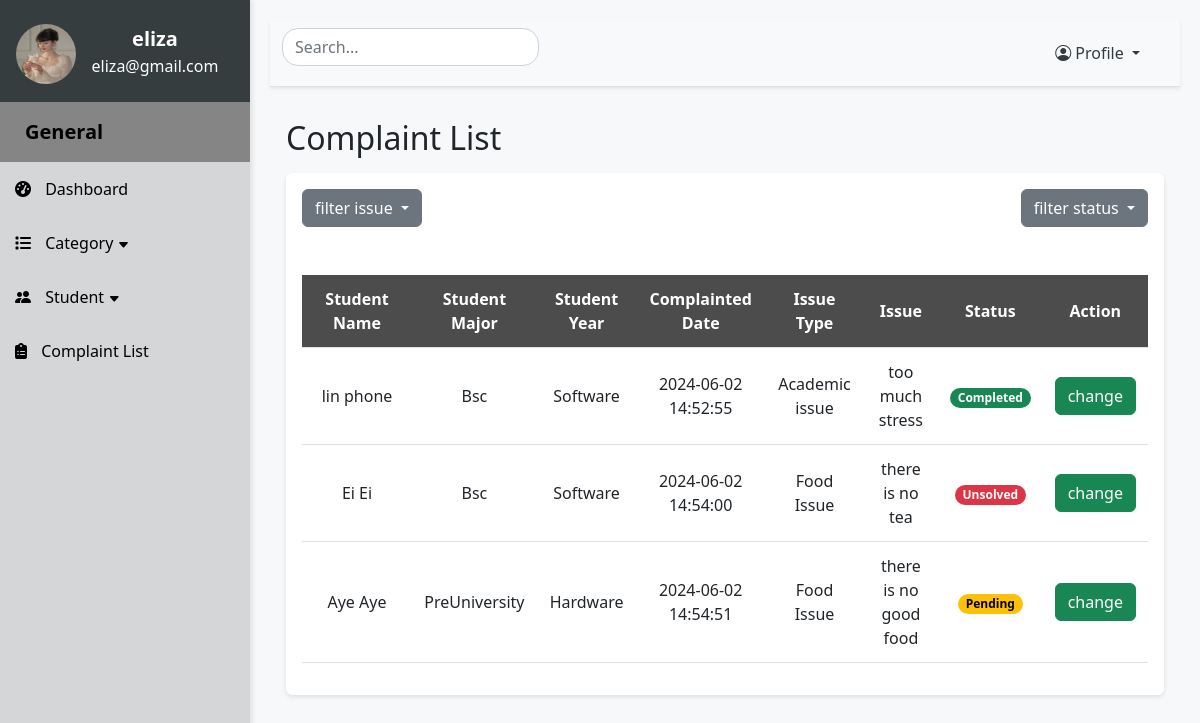
/viewComplaints (signed in), run on an earlier commit of the app's database.
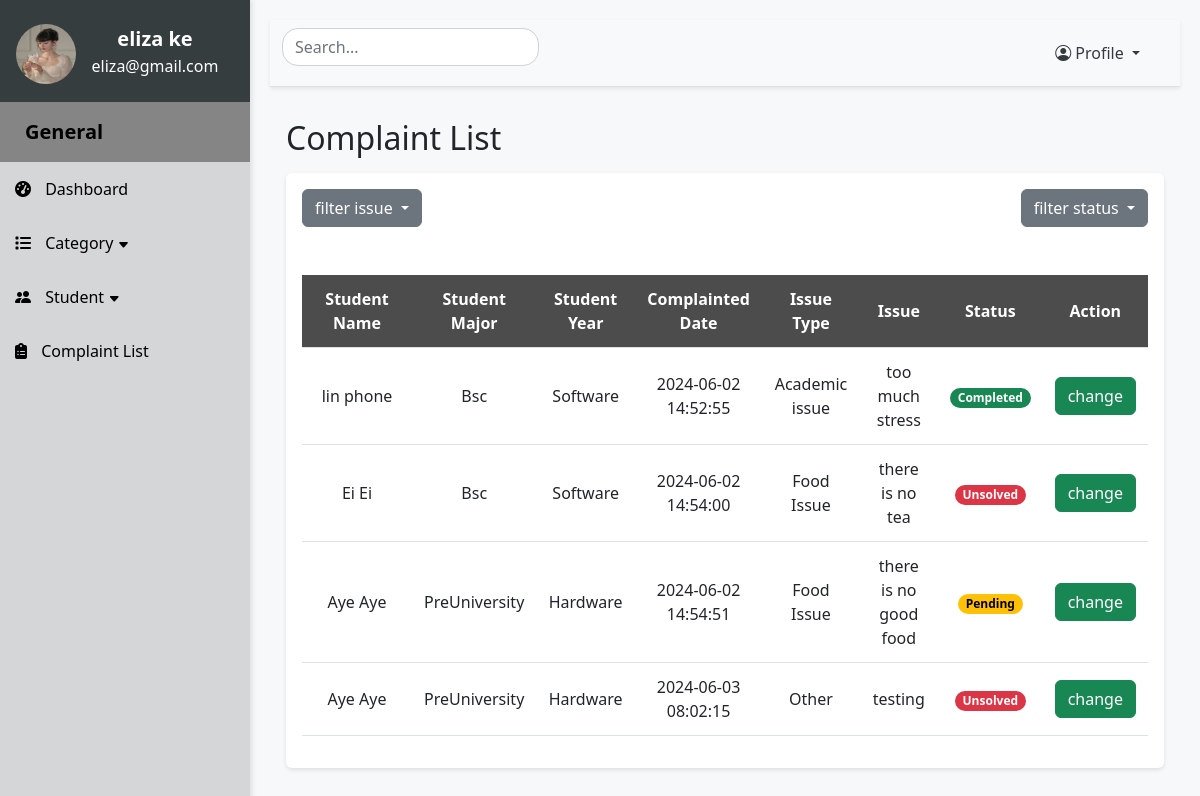
And on a later commit of the database.
### website/models.py (models this page shows)
class Student(db.Model):
    id = db.Column(db.Integer, primary_key=True)
    student_name = db.Column(db.String(255), nullable=False)
    student_email = db.Column(db.String(255), nullable=False)
    student_password = db.Column(db.String(255), nullable=False)
    student_image = db.Column(db.String(255), nullable=False)
    student_year = db.Column(db.String(255), nullable=False)
    student_major = db.Column(db.String(255), nullable=False)
    student_phone = db.Column(db.String(255), nullable=False)
    complaints = db.relationship('Complaints')

class Complaints(db.Model):
    id = db.Column(db.Integer, primary_key=True)
    complaint_letter = db.Column(db.Text, nullable=False)
    created_date = db.Column(db.DateTime(timezone=True), default=func.now())
    status = db.Column(db.String(255), nullable=False)
    student_id = db.Column(db.Integer, db.ForeignKey("student.id"))
    category_id = db.Column(db.Integer, db.ForeignKey("category.id"))

class Category(db.Model):
    id = db.Column(db.Integer, primary_key=True)
    cat_name = db.Column(db.String(255), nullable=False)
    cat_description = db.Column(db.String(255), nullable=False)
    cat_image = db.Column(db.String(255), nullable=False)
    complaints = db.relationship('Complaints')

### app.py (the view)
@app.route('/viewComplaints', methods=['GET', 'POST'])
def viewComplaints():
    if 'admin_id' not in session:
        return redirect(url_for('SignIn'))
    else:
        return viewcomplaints()

### website/adminfeatures.py (called while the page is built)
def viewcomplaints():
    complaints = Complaints.query.all()
    count = len(complaints)
    allstudents = Student.query.all()
    allcategories = Category.query.all()
    students = {student.id: {'name': student.student_name, 'year': student.student_year,
                             'major': student.student_major} for student in allstudents}
    categories = {category.id: category.cat_name for category in allcategories}
    return render_template("admincomplaint.html", complaints=complaints, students=students, categories=categories, allcategories=allcategories, count=count)

### website/templates/admincomplaint.html (shortened to what this page needs)
{% extends "adminlayout.html" %} {% block title %}Complaint Page{% endblock%}
{% block content %}
<h2 class="my-3">Complaint List</h2>
  <div class="p-3 mb-5 rounded table-responsive">
    <div class="d-flex justify-content-between mb-5">
      <div class="dropdown">
        <button class="btn btn-secondary dropdown-toggle" type="button" data-bs-toggle="dropdown" aria-expanded="false" style="float:right">
          filter issue
        </button>
      </div>
      <div class="dropdown">
        <button class="btn btn-secondary dropdown-toggle" type="button" data-bs-toggle="dropdown" aria-expanded="false" style="float:right">
          filter status
        </button>
      </div>
    </div>
    <table class="table align-middle">
        <thead>
            <tr>
              <th>Student Name</th>
              <th>Student Major</th>
              <th>Student Year</th>
              <th>Complainted Date</th>
              <th>Issue Type</th>
              <th>Issue</th>
              <th>Status</th>
              <th>Action</th>
            </tr>
        </thead>
        <tbody id="search-table-body">
          {% if count == 0 %}
            <tr>
              <td colspan="8"><h5 style="color: grey">There is no data ...</h5></td>
            </tr>
          {% else %}
            {% for complaint in complaints: %}
            <tr>
              <td class="searchedvalue">{{ students[complaint.student_id]['name'] }}</td>
              <td class="searchedvalue">{{ students[complaint.student_id]['year']}}</td>
              <td class="searchedvalue">{{ students[complaint.student_id]['major']}}</td>
              <td>{{ complaint.created_date }}</td>
              <td class="searchedvalue" >{{ categories[complaint.category_id] }}</td>
              <td>{{ complaint.complaint_letter}}</td>
              <td>
                <small {% if complaint.status== 'Unsolved' %} class="badge text-bg-danger rounded-5"
                {% elif complaint.status== 'Pending' %} class="badge text-bg-warning rounded-5"
                {% elif complaint.status== 'Completed' %} class="badge text-bg-success rounded-5" {% endif %}>
                {{ complaint.status }}
                </small>
              </td>
              <td><a class="btn btn-success" onclick="changeState({{complaint.id}})">change</a></td>
            </tr>
            {% endfor %}
          {% endif %}
        </tbody>
    </table>
  </div>
{% endblock %}

What changed in the data, as far as the page shows it:
added Complaints: {{ students[complaint.student_id]['name'] }} "Aye Aye", {{ students[complaint.student_id]['year'] }} "PreUniversity", {{ students[complaint.student_id]['major'] }} "Hardware", created_date "2024-06-03 08:02:15", complaint_letter "testing", status "Unsolved"
added Category: cat_name "Other"
Also different on the page:
{{ session.get('admin')['admin_name'] }}: "eliza" → "eliza ke"
